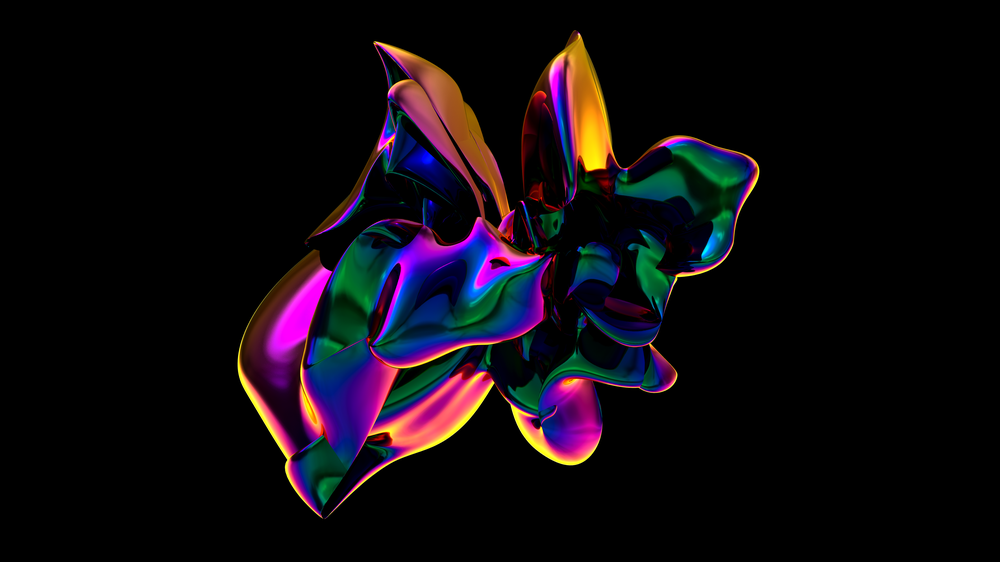
#> input picture Pancile ART project/shapes-black-background-amoled-5k-5120x2880-8176.png, 1000 x 562 px, shrunk from 5120 x 2880 before the run
$ python ART.py
#> lines starting #> are read from the running program, lines starting #| are printed output that depends on the picture
import cv2
import matplotlib.pyplot as plt
plt.style.use('seaborn')

img = cv2.imread("shapes-black-background-amoled-5k-5120x2880-8176.png")
#> img is the input picture: shape (562, 1000, 3); mean B, G, R 15.5, 9.9, 15.2
img = cv2.cvtColor(img,cv2.COLOR_BGR2RGB)
plt.figure(figsize=(8,8))
plt.imshow(img)
plt.axis("off")
plt.title("Original Image")
plt.show()

img_gray = cv2.cvtColor(img, cv2.COLOR_BGR2GRAY)
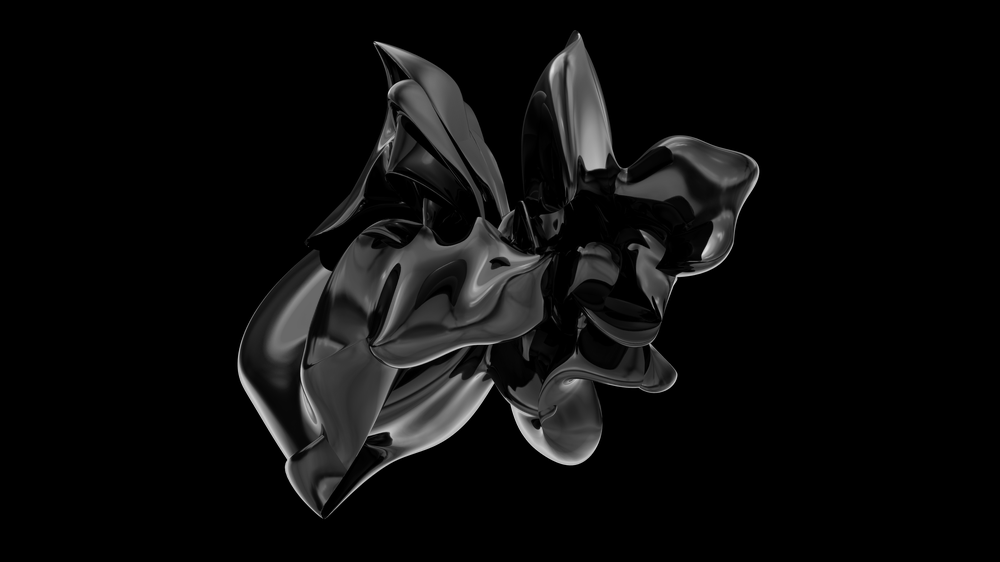
#> img_gray: shape (562, 1000); min 0, max 222, mean 12.2
plt.figure(figsize=(8,8))
plt.imshow(img_gray,cmap="gray")
plt.axis("off")
plt.title("GrayScale Image")
plt.show()

img_invert = cv2.bitwise_not(img_gray)
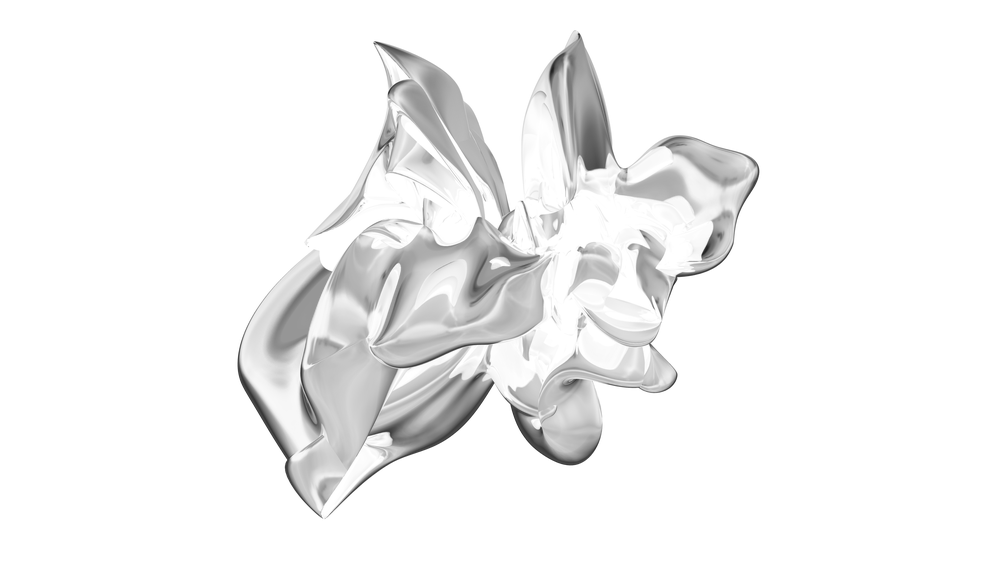
#> img_invert: shape (562, 1000); min 33, max 255, mean 242.8
plt.figure(figsize=(8,8))
plt.imshow(img_invert,cmap="gray")
plt.axis("off")
plt.title("Inverted Image")
plt.show()

img_smoothing = cv2.GaussianBlur(img_invert, (21, 21),sigmaX=0, sigmaY=0)
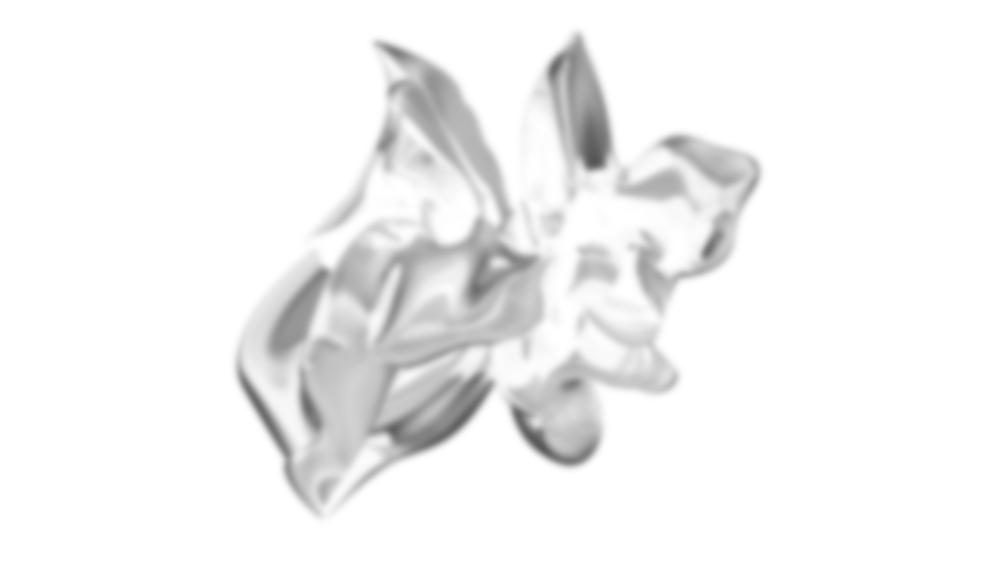
#> img_smoothing: shape (562, 1000); min 85, max 255, mean 242.8
plt.figure(figsize=(8,8))
plt.imshow(img_smoothing,cmap="gray")
plt.axis("off")
plt.title("Smoothen Image")
plt.show()

final = cv2.divide(img_gray, 255 - img_smoothing, scale=255)
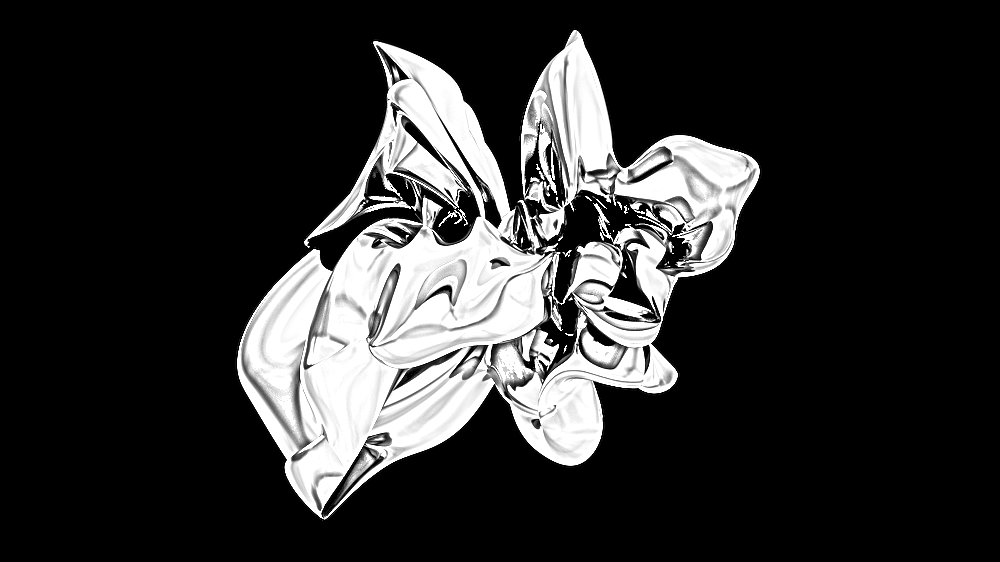
#> final: shape (562, 1000); min 0, max 255, mean 47
plt.figure(figsize=(8,8))
plt.imshow(final,cmap="gray")
plt.axis("off")
plt.title("Final Sketch Image")
plt.show()

plt.figure(figsize=(20,20))
plt.subplot(1,5,1)
plt.imshow(img)
plt.axis("off")
plt.title("Original Image")
plt.subplot(1,5,2)
plt.imshow(img_gray,cmap="gray")
plt.axis("off")
plt.title("GrayScale Image")
plt.subplot(1,5,3)
plt.imshow(img_invert,cmap="gray")
plt.axis("off")
plt.title("Inverted Image")
plt.subplot(1,5,4)
plt.imshow(img_smoothing,cmap="gray")
plt.axis("off")
plt.title("Smoothen Image")
plt.subplot(1,5,5)
plt.imshow(final,cmap="gray")
plt.axis("off")
plt.title("Final Sketch Image")
plt.show()
